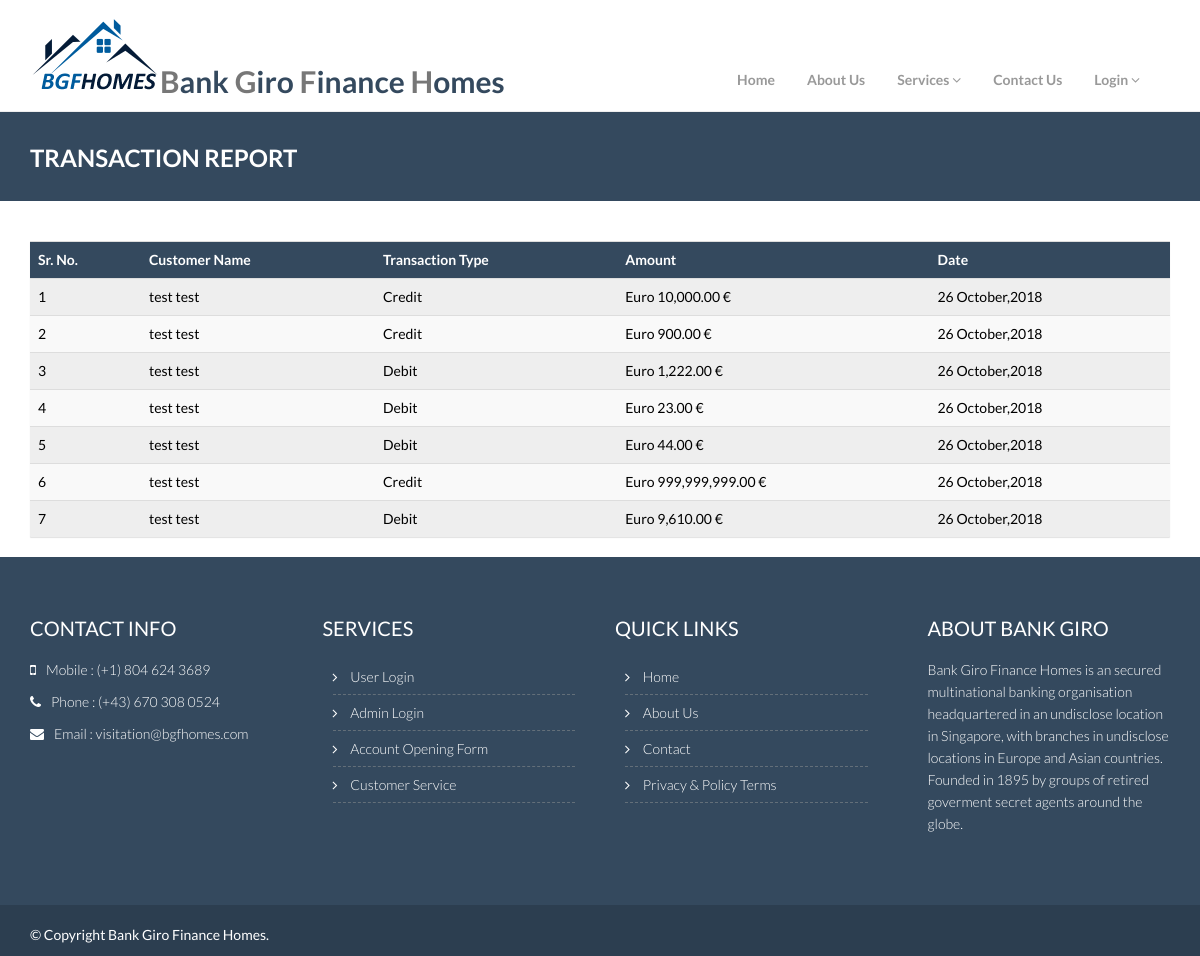
Screenshot of /report-transaction.php with the database file from the repository.
### tables this page shows
CREATE TABLE `transaction` (
  `transaction_id` int(11) NOT NULL,
  `transaction_user_id` varchar(255) NOT NULL,
  `transaction_type_id` varchar(255) NOT NULL,
  `transaction_amount` double(12,2) NOT NULL DEFAULT '0.00',
  `transaction_date` varchar(255) NOT NULL,
  `transaction_description` text NOT NULL,
  `transaction_bank_name` varchar(255) NOT NULL,
  `transaction_ifsc_code` varchar(30) NOT NULL,
  `transaction_currency_id` varchar(255) NOT NULL
);

CREATE TABLE `user` (
  `user_id` int(10) NOT NULL,
  `user_level_id` varchar(255) DEFAULT '2',
  `user_username` varchar(255) DEFAULT NULL,
  `user_password` varchar(255) DEFAULT NULL,
  `user_salutation_id` varchar(255) NOT NULL,
  `user_at_id` varchar(255) NOT NULL,
  `user_account_name` varchar(255) NOT NULL,
  `user_first_name` varchar(255) NOT NULL,
  `user_last_name` varchar(255) NOT NULL,
  `user_gender_id` varchar(255) NOT NULL,
  `user_marital_id` varchar(255) NOT NULL,
  `user_dob` varchar(255) NOT NULL,
  `user_occupation` varchar(255) NOT NULL,
  `user_address` varchar(255) NOT NULL,
  `user_image` varchar(255) NOT NULL,
  `user_city` varchar(255) NOT NULL,
  `user_state` varchar(255) NOT NULL,
  `user_country` varchar(255) NOT NULL,
  `user_telephone` varchar(255) NOT NULL,
  `user_mobile` varchar(255) NOT NULL,
  `user_fax` varchar(255) NOT NULL,
  `user_nationality` varchar(255) NOT NULL,
  `status` int(11) NOT NULL DEFAULT '0' COMMENT '1:Active,0:Deactive',
  `balance_amount` varchar(200) NOT NULL DEFAULT '0'
);

CREATE TABLE `type` (
  `type_id` int(11) NOT NULL,
  `type_title` varchar(255) NOT NULL
);

### includes/functions.php (called while the page is built, shortened)
<?php
$currency = "Euro";
$currency_symbol = "&#8364;";
?>

### report-transaction.php (the view, shortened to what this page needs)
<?php
	include_once("includes/header.php");
	include_once("includes/db_connect.php");
	if(array_key_exists("user_id", $_SESSION['user_details']) && $_SESSION['user_details']['user_level_id'] == 2){
		$SQL="SELECT * FROM `transaction`, `user`, `type` WHERE type_id = transaction_type_id AND transaction_user_id = user_id AND user_id = ".$_SESSION['user_details']['user_id'];
		$rs=mysqli_query($con,$SQL) or die(mysqli_error($con));
	}else if($_REQUEST['user_id']){
		$SQL="SELECT * FROM `transaction`, `user`, `type` WHERE type_id = transaction_type_id AND transaction_user_id = user_id AND user_id = ".$_REQUEST['user_id'];
		$rs=mysqli_query($con,$SQL) or die(mysqli_error($con));
	}else if($_SESSION['user_details']['user_level_id'] != 2){
		$SQL="SELECT * FROM `transaction`, `user`, `type` WHERE type_id = transaction_type_id AND transaction_user_id = user_id";
		$rs=mysqli_query($con,$SQL) or die(mysqli_error($con));
	}
	global $currency, $currency_symbol;
?>
    <div class="breadcrumbs">
      <div class="container">
        <div class="row">
          <div class="col-lg-4 col-sm-4">
            <h1>
              Transaction Report
            </h1>
          </div>
        </div>
      </div>
    </div>
 <div class="container">
	<div class="row">
		<div class="col-lg-12">
			<form name="frm" action="lib/transaction.php" method="post">
				<section class="panel table-responsive">
					<table class="table table-striped table-advance table-hover" style="color:#000000">
						<tbody>
							<tr class="bg-primary">
								<th style="background-color:#34495e; color:#FFFFFF;">Sr. No.</th>
								<th style="background-color:#34495e; color:#FFFFFF;">Customer Name</th>
								<th style="background-color:#34495e; color:#FFFFFF;">Transaction Type</th>
								<th style="background-color:#34495e; color:#FFFFFF;">Amount</th>
								<th style="background-color:#34495e; color:#FFFFFF;">Date</th>
							</tr>
						  <?php
							$sr_no=1;
							while($data = mysqli_fetch_assoc($rs))
							{
						  ?>
							<tr>
								<td><?=$sr_no++?></td>
								<td><?=$data['user_first_name']?> <?=$data['user_last_name']?></td>
								<td><?=$data['type_title']?></td>
								<td><?=$currency?> <span class="amount_format"><?=$data['transaction_amount']?></span> <?=$currency_symbol?></td>
								<td><?=$data['transaction_date']?></td>
							</tr>
						  <?php } ?>
						</tbody>
					</table>
				</section>
			</form>
		</div>
  	</div>
</div>
		<?php include_once("includes/footer.php"); ?>
  </body>
</html>

### css/theme.css (style rules this page uses)
body { padding-top: 70px; padding-bottom: 30px; }

### css/component.css (style rules this page uses)
body { position: relative; }

### css/style.css (style rules this page uses)
body { color: #797979; font-family: 'Lato', sans-serif; padding: 0px !important; margin: 0px !important; font-size: 14px; }
h1, h2, h3, h4, h5, h6 { font-family: 'Lato', sans-serif; }
.breadcrumbs { background: #34495e; color: #fff; padding: 30px 0; margin-bottom: 40px; }
.breadcrumbs h1 { font-size: 24px; font-weight: 600; margin: 3px 0 0; text-transform: uppercase; }
.panel { z-index: 100; box-shadow: 0 1px 1px rgba(0,0,0,0.12); border-radius: 1px; -moz-border-radius: 1px; -webkit-border-radius: 1px; }

### rows the page displays
transaction: user.user_first_name "test", user.user_last_name "test", type.type_title "Credit", transaction_amount "10,000.00", transaction_date "26 October,2018"
transaction: user.user_first_name "test", user.user_last_name "test", type.type_title "Credit", transaction_amount "900.00", transaction_date "26 October,2018"
transaction: user.user_first_name "test", user.user_last_name "test", type.type_title "Debit", transaction_amount "1,222.00", transaction_date "26 October,2018"
transaction: user.user_first_name "test", user.user_last_name "test", type.type_title "Debit", transaction_amount "23.00", transaction_date "26 October,2018"
transaction: user.user_first_name "test", user.user_last_name "test", type.type_title "Debit", transaction_amount "44.00", transaction_date "26 October,2018"
transaction: user.user_first_name "test", user.user_last_name "test", type.type_title "Credit", transaction_amount "999,999,999.00", transaction_date "26 October,2018"
transaction: user.user_first_name "test", user.user_last_name "test", type.type_title "Debit", transaction_amount "9,610.00", transaction_date "26 October,2018"
